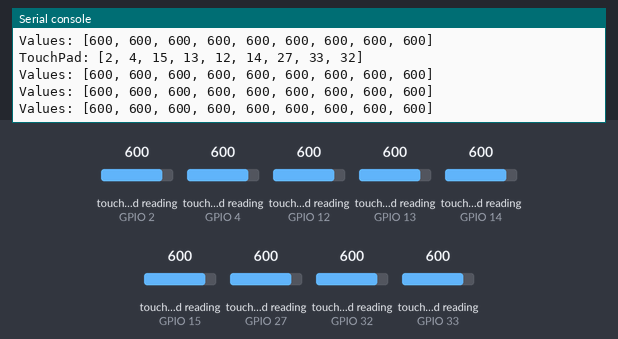
The program below on a simulated ESP32 board running MicroPython. On the bench: the last lines printed to the serial console. The test bench sets the inputs (shaded band); at power-on: touch-pad reading (sensors on GPIO 2, GPIO 4, GPIO 12, GPIO 13, GPIO 14, GPIO 15, GPIO 27, GPIO 32, GPIO 33) 600.

Above: at 1.2 s.
1.3 s: touch-pad reading (sensor on GPIO 2) set to 63
At 2.2 s:
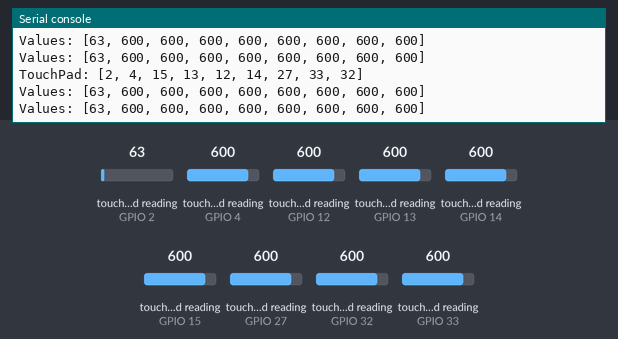
2.8 s: touch-pad reading (sensor on GPIO 4) set to 63
At 3.4 s:
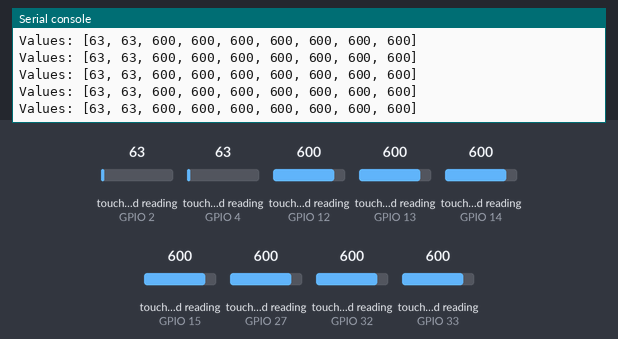
4.3 s: touch-pad reading (sensor on GPIO 12) set to 63
At 5.3 s:
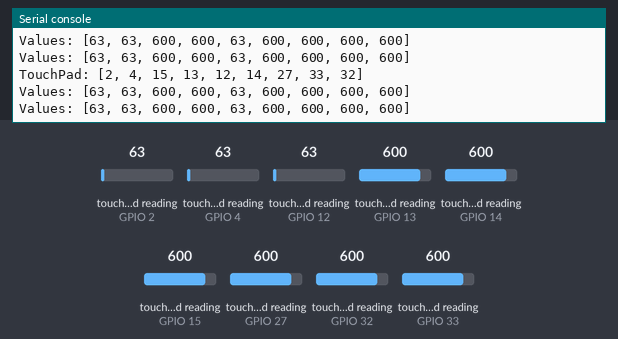
5.8 s: touch-pad reading (sensor on GPIO 13) set to 63
At 6.8 s:
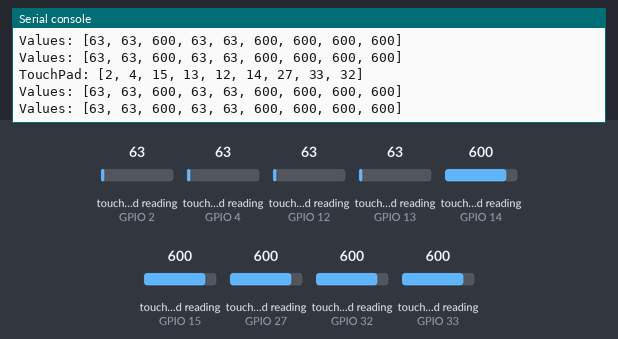
7.3 s: touch-pad reading (sensor on GPIO 14) set to 63
At 8.2 s:
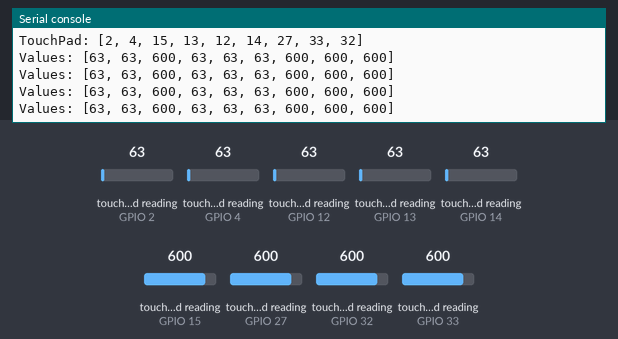
8.8 s: touch-pad reading (sensor on GPIO 15) set to 63
At 9.7 s:
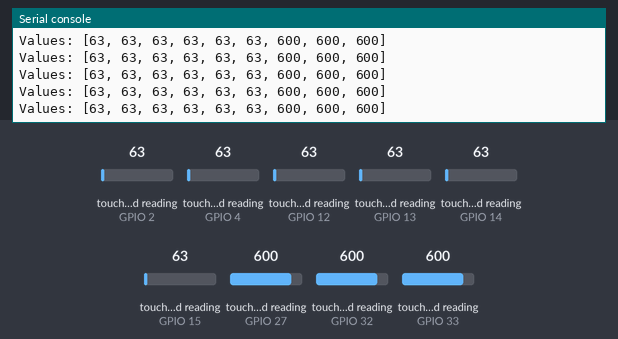

Measured:
- after the input at 1.3 s, the serial console: prints a new line at once (image 1)
- after the input at 2.8 s, the serial console: prints a new line at once (image 2)
- after the input at 4.3 s, the serial console: prints a new line at once (image 3)
- after the input at 5.8 s, the serial console: prints a new line at once (image 4)
- after the input at 7.3 s, the serial console: prints a new line at once (image 5)
- after the input at 8.8 s, the serial console: prints a new line at once (image 6)

The program:

practice03-04.py
```python
import time
from machine import Pin
from machine import TouchPad

# 状態監視するピンの一覧
pin_no_list = [2, 4, 15, 13, 12, 14, 27, 33, 32]


def read_value(touch_pad: TouchPad):
    """
    TouchPadの値の読み込み（エラーハンドル用）
    エラー発生時には-1を値として返却

    Parameters
    ----------
    touch_pad : TouchPad
        計測対象のタッチパッド
    """
    try:
        touch_value = touch_pad.read()
    except ValueError:
        touch_value = -1

    return touch_value


def read_touch_pad_all(sleep_time_ms: int = 200):
    """
    全TouchPadの状態を確認

    Parameters
    ----------
    sleep_time_ms : int
        計測間隔
    """
    touch_pad_list = []  # TouchPadの一覧を格納
    for pin_no in pin_no_list:
        touch_pad = TouchPad(Pin(pin_no))
        touch_pad_list.append(touch_pad)

    try:
        count = 0
        while True:
            values = []
            for touch_pad in touch_pad_list:
                value = read_value(touch_pad)
                values.append(value)
            count += 1
            if count == 5:
                print(f'TouchPad: {pin_no_list}')
                count = 0
            print(f'Values: {values}')
    except KeyboardInterrupt:
        print("例外'KeyboardInterrupt'を捕捉")

    return


if __name__ == "__main__":
    read_touch_pad_all()
```
